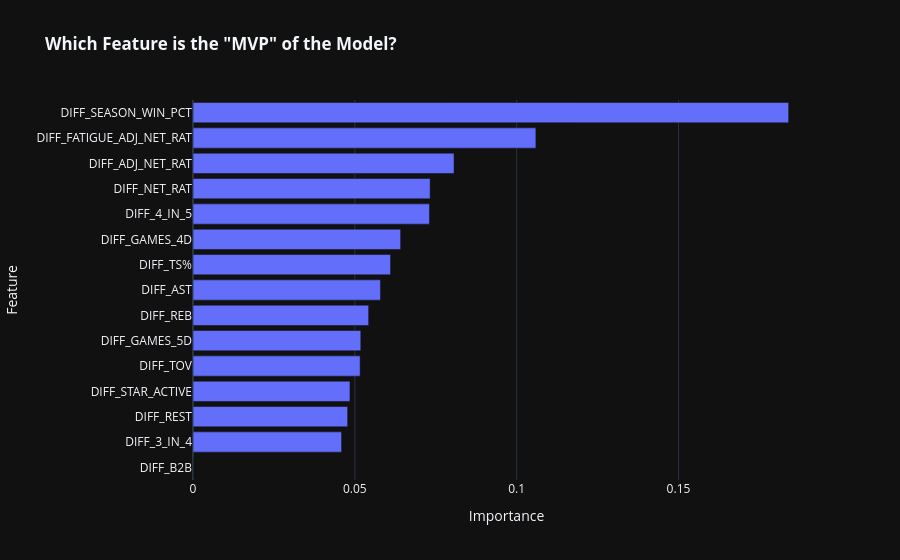

Notebook code for this chart:
### Code cell
import plotly.express as px
import pandas as pd

# Use the best model found by your Grid Search
# If you didn't use Grid Search, change this to 'tuned_model'
best_model = model

# Get feature importance
importance = best_model.feature_importances_
feature_names = X_2425.columns # Use X_train to ensure names match the model

# Create a DataFrame for plotting
fi_df = pd.DataFrame({'Feature': feature_names, 'Importance': importance}).sort_values(by='Importance', ascending=True)

# Plot with Plotly
fig = px.bar(fi_df, x='Importance', y='Feature', orientation='h',
             title='<b>Which Feature is the "MVP" of the Model?</b>',
             template='plotly_dark',
             color_continuous_scale='Viridis')
fig.show()

### Figure 1 — Plotly figure (JSON) as saved in the notebook; plotly's stock layout.template omitted (floating-point values rounded to 4 significant figures)
{"data": [{"hovertemplate": "Importance=%{x}<br>Feature=%{y}<extra></extra>", "legendgroup": "", "marker": {"color": "#636efa", "pattern": {"shape": ""}}, "name": "", "orientation": "h", "showlegend": false, "textposition": "auto", "type": "bar", "x": [0.0, 0.04591, 0.04778, 0.04849, 0.05163, 0.05184, 0.05427, 0.05792, 0.06104, 0.06415, 0.07306, 0.07327, 0.08065, 0.1059, 0.184], "xaxis": "x", "y": ["DIFF_B2B", "DIFF_3_IN_4", "DIFF_REST", "DIFF_STAR_ACTIVE", "DIFF_TOV", "DIFF_GAMES_5D", "DIFF_REB", "DIFF_AST", "DIFF_TS%", "DIFF_GAMES_4D", "DIFF_4_IN_5", "DIFF_NET_RAT", "DIFF_ADJ_NET_RAT", "DIFF_FATIGUE_ADJ_NET_RAT", "DIFF_SEASON_WIN_PCT"], "yaxis": "y"}], "layout": {"barmode": "relative", "legend": {"tracegroupgap": 0}, "title": {"text": "<b>Which Feature is the \"MVP\" of the Model?</b>"}, "xaxis": {"anchor": "y", "domain": [0, 1], "title": {"text": "Importance"}}, "yaxis": {"anchor": "x", "domain": [0, 1], "title": {"text": "Feature"}}}}
